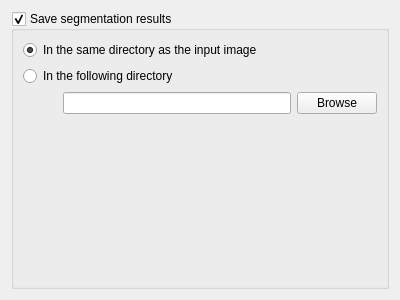
<?xml version="1.0" encoding="UTF-8"?>
<ui version="4.0">
 <class>GeneralOptions</class>
 <widget class="QWidget" name="GeneralOptions">
  <property name="geometry">
   <rect>
    <x>0</x>
    <y>0</y>
    <width>400</width>
    <height>300</height>
   </rect>
  </property>
  <property name="windowTitle">
   <string>Form</string>
  </property>
  <layout class="QVBoxLayout" name="verticalLayout_3">
   <item>
    <widget class="QGroupBox" name="saveXml">
     <property name="title">
      <string>Save segmentation results</string>
     </property>
     <property name="flat">
      <bool>true</bool>
     </property>
     <property name="checkable">
      <bool>true</bool>
     </property>
     <layout class="QVBoxLayout" name="verticalLayout_2">
      <item>
       <widget class="QRadioButton" name="sameDir">
        <property name="text">
         <string>In the same directory as the input image</string>
        </property>
        <property name="checked">
         <bool>true</bool>
        </property>
       </widget>
      </item>
      <item>
       <layout class="QVBoxLayout" name="verticalLayout">
        <item>
         <widget class="QRadioButton" name="customDir">
          <property name="text">
           <string>In the following directory</string>
          </property>
         </widget>
        </item>
        <item>
         <layout class="QHBoxLayout" name="horizontalLayout">
          <item>
           <spacer name="horizontalSpacer">
            <property name="orientation">
             <enum>Qt::Horizontal</enum>
            </property>
            <property name="sizeType">
             <enum>QSizePolicy::Maximum</enum>
            </property>
            <property name="sizeHint" stdset="0">
             <size>
              <width>40</width>
              <height>20</height>
             </size>
            </property>
           </spacer>
          </item>
          <item>
           <widget class="QLineEdit" name="customDirValue"/>
          </item>
          <item>
           <widget class="QPushButton" name="customDirBrowseBtn">
            <property name="text">
             <string>Browse</string>
            </property>
           </widget>
          </item>
         </layout>
        </item>
       </layout>
      </item>
      <item>
       <spacer name="verticalSpacer">
        <property name="orientation">
         <enum>Qt::Vertical</enum>
        </property>
        <property name="sizeHint" stdset="0">
         <size>
          <width>20</width>
          <height>40</height>
         </size>
        </property>
       </spacer>
      </item>
     </layout>
    </widget>
   </item>
  </layout>
 </widget>
 <resources/>
 <connections/>
</ui>
